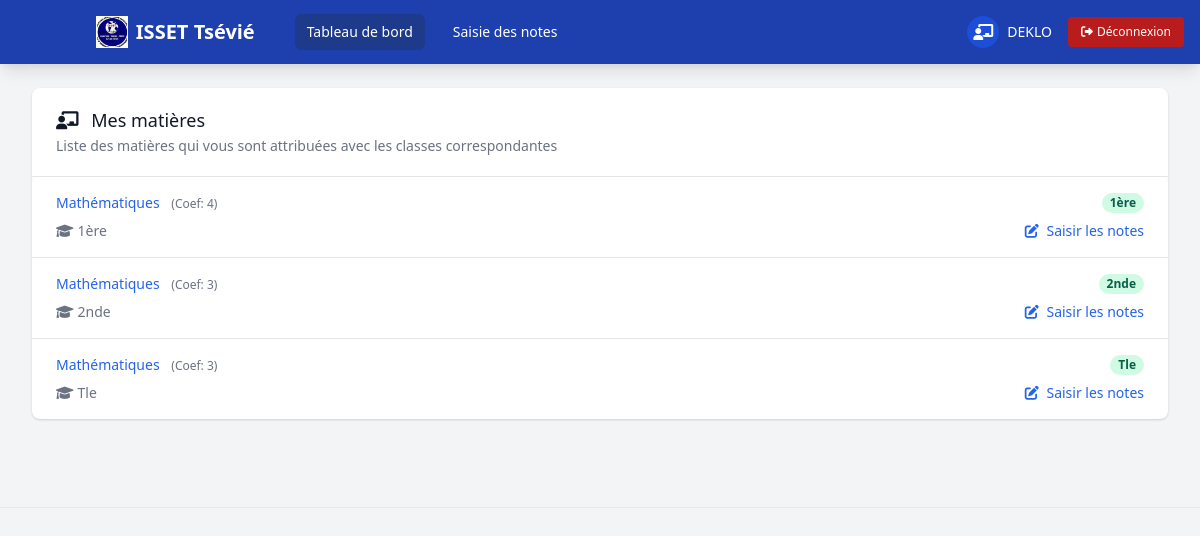
The app's page /professeur/index.php (signed in) with its own data.
### tables this page shows
CREATE TABLE IF NOT EXISTS `matieres` (
  `id` int NOT NULL AUTO_INCREMENT,
  `nom` varchar(100) DEFAULT NULL,
  `classe_id` int NOT NULL,
  `coefficient` int NOT NULL DEFAULT '1',
  PRIMARY KEY (`id`),
  KEY `classe_id` (`classe_id`)
);

CREATE TABLE IF NOT EXISTS `classes` (
  `id` int NOT NULL AUTO_INCREMENT,
  `nom` varchar(50) DEFAULT NULL,
  `niveau` varchar(50) DEFAULT NULL,
  PRIMARY KEY (`id`)
);

### professeur/index.php (the view)
<?php
require_once 'includes/header.php';
$query = "SELECT DISTINCT m.id as matiere_id,
          m.nom as matiere_nom,
          c.nom as classe_nom,
          c.id as classe_id,
          m.coefficient
          FROM enseignements e
          JOIN matieres m ON e.matiere_id = m.id
          JOIN classes c ON m.classe_id = c.id
          WHERE e.professeur_id = ?
          ORDER BY m.nom, c.nom";
$stmt = $db->prepare($query);
$stmt->execute([$_SESSION['user_id']]);
$matieres = $stmt->fetchAll(PDO::FETCH_ASSOC);
?>
<div class="bg-white shadow overflow-hidden sm:rounded-lg mb-8">
    <div class="px-4 py-5 sm:px-6">
        <h3 class="text-lg leading-6 font-medium text-gray-900">
            <i class="fas fa-chalkboard-teacher mr-2"></i> Mes matières
        </h3>
        <p class="mt-1 max-w-2xl text-sm text-gray-500">
            Liste des matières qui vous sont attribuées avec les classes correspondantes
        </p>
    </div>
    <div class="border-t border-gray-200">
        <?php if (empty($matieres)): ?>
            <div class="px-4 py-5 sm:px-6">
                <p class="text-gray-500 text-center py-4">Aucune matière attribuée pour le moment.</p>
            </div>
        <?php else: ?>
            <div class="bg-white shadow overflow-hidden sm:rounded-md">
                <ul class="divide-y divide-gray-200">
                    <?php
                    $matieres_grouped = [];
                    foreach ($matieres as $matiere) {
                        $matiere_id = $matiere['matiere_id'];
                        if (!isset($matieres_grouped[$matiere_id])) {
                            $matieres_grouped[$matiere_id] = [
                                'nom' => $matiere['matiere_nom'],
                                'coefficient' => $matiere['coefficient'],
                                'classes' => []
                            ];
                        }
                        $matieres_grouped[$matiere_id]['classes'][] = [
                            'id' => $matiere['classe_id'],
                            'nom' => $matiere['classe_nom']
                        ];
                    }
                    foreach ($matieres_grouped as $matiere_id => $matiere): ?>
                        <li>
                            <div class="px-4 py-4 sm:px-6 hover:bg-gray-50">
                                <div class="flex items-center justify-between">
                                    <div class="text-sm font-medium text-blue-600 truncate">
                                        <?php echo htmlspecialchars($matiere['nom']); ?>
                                        <span class="text-xs text-gray-500 ml-2">(Coef: <?php echo $matiere['coefficient']; ?>)</span>
                                    </div>
                                    <div class="ml-2 flex-shrink-0 flex flex-wrap gap-1">
                                        <?php foreach ($matiere['classes'] as $classe): ?>
                                            <span class="px-2 inline-flex text-xs leading-5 font-semibold rounded-full bg-green-100 text-green-800">
                                                <?php echo htmlspecialchars($classe['nom']); ?>
                                            </span>
                                        <?php endforeach; ?>
                                    </div>
                                </div>
                                <div class="mt-2 sm:flex sm:justify-between">
                                    <div class="sm:flex">
                                        <div class="mr-6 flex items-center text-sm text-gray-500">
                                            <i class="fas fa-graduation-cap mr-1"></i>
                                            <?php
                                            $classes_list = array_map(function($c) {
                                                return $c['nom'];
                                            }, $matiere['classes']);
                                            echo htmlspecialchars(implode(', ', $classes_list));
                                            ?>
                                        </div>
                                    </div>
                                    <div class="mt-2 flex items-center text-sm text-gray-500 sm:mt-0">
                                        <?php if (count($matiere['classes']) === 1): ?>
                                            <a href="saisie_notes.php?matiere=<?php echo $matiere_id; ?>&classe=<?php echo $matiere['classes'][0]['id']; ?>"
                                               class="text-blue-600 hover:text-blue-800">
                                                <i class="fas fa-edit mr-1"></i> Saisir les notes
                                            </a>
                                        <?php else: ?>
                                            <span class="text-gray-400">Sélectionnez une classe pour saisir les notes</span>
                                        <?php endif; ?>
                                    </div>
                                </div>
                            </div>
                        </li>
                    <?php endforeach; ?>
                </ul>
            </div>
        <?php endif; ?>
    </div>
</div>
<?php require_once 'includes/footer.php'; ?>

### records on screen
matieres: classe.nom "1ère"
classes: nom "1ère"
matieres: classe.nom "2nde"
classes: nom "2nde"
matieres: nom "Mathématiques", coefficient "3", classe.nom "Tle"

### other values on screen
$user_name "DEKLO"
$matiere['nom'] "Mathématiques"
$matiere['coefficient'] "4"
$matiere['coefficient'] "3"
